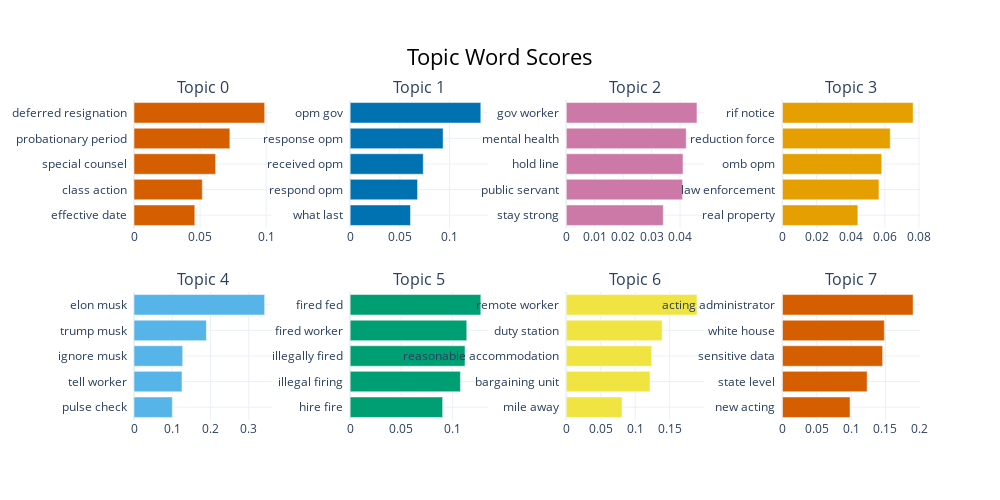

Notebook cell for this chart:
### Code cell
topic_model.visualize_barchart()

### Figure 1 — Plotly figure (JSON) as saved in the notebook; plotly's stock layout.template omitted (floating-point values rounded to 4 significant figures)
{"data": [{"marker": {"color": "#D55E00"}, "orientation": "h", "type": "bar", "x": [0.04602, 0.05167, 0.06172, 0.07254, 0.09887], "xaxis": "x", "y": ["effective date  ", "class action  ", "special counsel  ", "probationary period  ", "deferred resignation  "], "yaxis": "y"}, {"marker": {"color": "#0072B2"}, "orientation": "h", "type": "bar", "x": [0.06072, 0.06785, 0.07359, 0.09358, 0.1315], "xaxis": "x2", "y": ["what last  ", "respond opm  ", "received opm  ", "response opm  ", "opm gov  "], "yaxis": "y2"}, {"marker": {"color": "#CC79A7"}, "orientation": "h", "type": "bar", "x": [0.03409, 0.04089, 0.04103, 0.04216, 0.04594], "xaxis": "x3", "y": ["stay strong  ", "public servant  ", "hold line  ", "mental health  ", "gov worker  "], "yaxis": "y3"}, {"marker": {"color": "#E69F00"}, "orientation": "h", "type": "bar", "x": [0.0442, 0.05655, 0.05818, 0.06317, 0.07657], "xaxis": "x4", "y": ["real property  ", "law enforcement  ", "omb opm  ", "reduction force  ", "rif notice  "], "yaxis": "y4"}, {"marker": {"color": "#56B4E9"}, "orientation": "h", "type": "bar", "x": [0.1001, 0.1254, 0.1272, 0.1892, 0.3417], "xaxis": "x5", "y": ["pulse check  ", "tell worker  ", "ignore musk  ", "trump musk  ", "elon musk  "], "yaxis": "y5"}, {"marker": {"color": "#009E73"}, "orientation": "h", "type": "bar", "x": [0.09052, 0.1079, 0.1124, 0.1141, 0.1279], "xaxis": "x6", "y": ["hire fire  ", "illegal firing  ", "illegally fired  ", "fired worker  ", "fired fed  "], "yaxis": "y6"}, {"marker": {"color": "#F0E442"}, "orientation": "h", "type": "bar", "x": [0.08087, 0.1215, 0.124, 0.1391, 0.1896], "xaxis": "x7", "y": ["mile away  ", "bargaining unit  ", "reasonable accommodation  ", "duty station  ", "remote worker  "], "yaxis": "y7"}, {"marker": {"color": "#D55E00"}, "orientation": "h", "type": "bar", "x": [0.09841, 0.1233, 0.1459, 0.1484, 0.1903], "xaxis": "x8", "y": ["new acting  ", "state level  ", "sensitive data  ", "white house  ", "acting administrator  "], "yaxis": "y8"}], "layout": {"annotations": [{"font": {"size": 16}, "showarrow": false, "text": "Topic 0", "x": 0.0875, "xanchor": "center", "xref": "paper", "y": 1, "yanchor": "bottom", "yref": "paper"}, {"font": {"size": 16}, "showarrow": false, "text": "Topic 1", "x": 0.3625, "xanchor": "center", "xref": "paper", "y": 1, "yanchor": "bottom", "yref": "paper"}, {"font": {"size": 16}, "showarrow": false, "text": "Topic 2", "x": 0.6375, "xanchor": "center", "xref": "paper", "y": 1, "yanchor": "bottom", "yref": "paper"}, {"font": {"size": 16}, "showarrow": false, "text": "Topic 3", "x": 0.9125, "xanchor": "center", "xref": "paper", "y": 1, "yanchor": "bottom", "yref": "paper"}, {"font": {"size": 16}, "showarrow": false, "text": "Topic 4", "x": 0.0875, "xanchor": "center", "xref": "paper", "y": 0.4, "yanchor": "bottom", "yref": "paper"}, {"font": {"size": 16}, "showarrow": false, "text": "Topic 5", "x": 0.3625, "xanchor": "center", "xref": "paper", "y": 0.4, "yanchor": "bottom", "yref": "paper"}, {"font": {"size": 16}, "showarrow": false, "text": "Topic 6", "x": 0.6375, "xanchor": "center", "xref": "paper", "y": 0.4, "yanchor": "bottom", "yref": "paper"}, {"font": {"size": 16}, "showarrow": false, "text": "Topic 7", "x": 0.9125, "xanchor": "center", "xref": "paper", "y": 0.4, "yanchor": "bottom", "yref": "paper"}], "height": 500, "hoverlabel": {"bgcolor": "white", "font": {"family": "Rockwell", "size": 16}}, "showlegend": false, "title": {"font": {"color": "Black", "size": 22}, "text": "Topic Word Scores", "x": 0.5, "xanchor": "center", "yanchor": "top"}, "width": 1000, "xaxis": {"anchor": "y", "domain": [0, 0.175], "showgrid": true}, "xaxis2": {"anchor": "y2", "domain": [0.275, 0.45], "showgrid": true}, "xaxis3": {"anchor": "y3", "domain": [0.55, 0.725], "showgrid": true}, "xaxis4": {"anchor": "y4", "domain": [0.825, 1], "showgrid": true}, "xaxis5": {"anchor": "y5", "domain": [0, 0.175], "showgrid": true}, "xaxis6": {"anchor": "y6", "domain": [0.275, 0.45], "showgrid": true}, "xaxis7": {"anchor": "y7", "domain": [0.55, 0.725], "showgrid": true}, "xaxis8": {"anchor": "y8", "domain": [0.825, 1], "showgrid": true}, "yaxis": {"anchor": "x", "domain": [0.6, 1], "showgrid": true}, "yaxis2": {"anchor": "x2", "domain": [0.6, 1], "showgrid": true}, "yaxis3": {"anchor": "x3", "domain": [0.6, 1], "showgrid": true}, "yaxis4": {"anchor": "x4", "domain": [0.6, 1], "showgrid": true}, "yaxis5": {"anchor": "x5", "domain": [0, 0.4], "showgrid": true}, "yaxis6": {"anchor": "x6", "domain": [0, 0.4], "showgrid": true}, "yaxis7": {"anchor": "x7", "domain": [0, 0.4], "showgrid": true}, "yaxis8": {"anchor": "x8", "domain": [0, 0.4], "showgrid": true}}}
